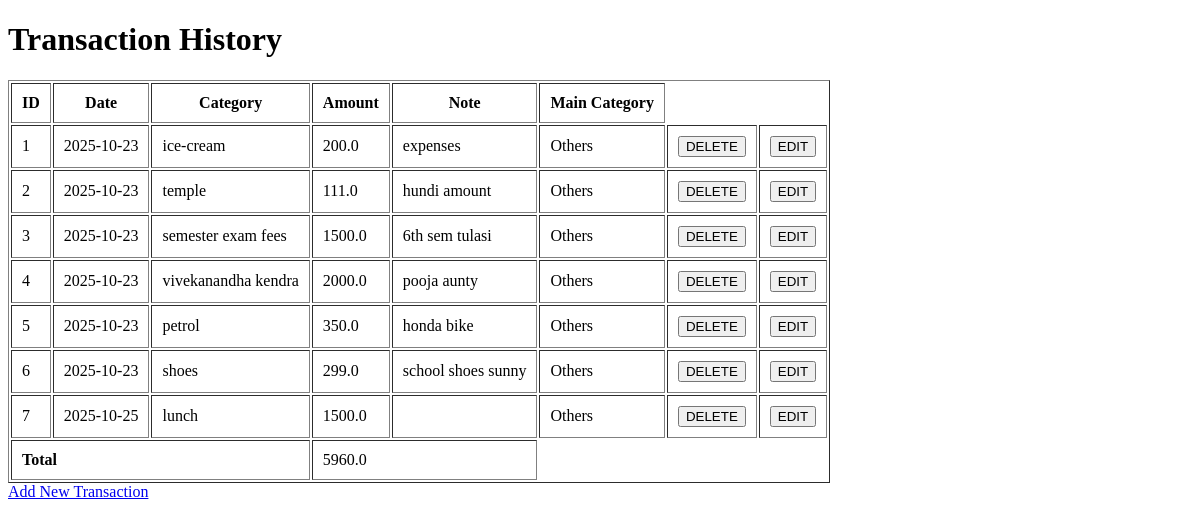
Before: /history with the older database file.
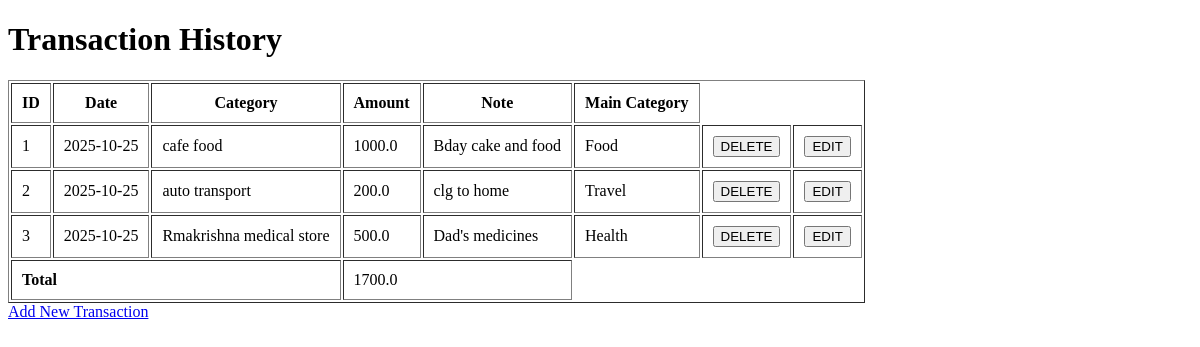
After: the same page with the newer database file.
### tables this page shows
CREATE TABLE transactions (
    id INTEGER PRIMARY KEY AUTOINCREMENT,
    date TEXT NOT NULL,
    category TEXT NOT NULL,
    amount REAL NOT NULL,
    note TEXT
, main_category TEXT);

### app.py (the view)
@app.route('/history')
def history():
    conn = sqlite3.connect('database.db')
    cursor = conn.cursor()
    cursor.execute("SELECT * FROM transactions ORDER by id")
    transactions = cursor.fetchall()
    total_amount = sum([t[3] for t in transactions])  # t[3] is the 'amount' column
    conn.close()
    return render_template('history.html',transactions = transactions, total_amount= total_amount)

### templates/history.html (shortened to what this page needs)
<!DOCTYPE html>
<html lang="en">
<head>
</head>
<body>
    <h1>Transaction History</h1>
    <table border="1" cellpadding="10">
        <tr>
            <th>ID</th>
            <th>Date</th>
            <th>Category</th>
            <th>Amount</th>
            <th>Note</th>
            <th>Main Category</th>
        </tr>
        {% for t in transactions %}
        <tr>
            <td>{{ loop.index }}</td>
            <td>{{ t[1] }}</td>
            <td>{{ t[2] }}</td>
            <td>{{ t[3] }}</td>
            <td>{{ t[4] }}</td>
            <td>{{t[5]}}</td>
            <td>
                <form action="/delete_transaction/{{ t[0] }}" method="post" style="display:inline;">
                    <button type="submit">DELETE</button>
                </form>
            </td>
            <td>
                <form action="/edit/{{ t[0] }}" method="get" style="display:inline;">
                    <button type="submit">EDIT</button>
                </form>
            </td>
        </tr>
        {% endfor %}
        <tr>
            <td colspan="3"><strong>Total</strong></td>
            <td colspan="2">{{ total_amount }}</td>
        </tr>
    </table>
    <a href="/">Add New Transaction</a>
</body>
</html>

Changed rows visible on the page:
removed transactions: date "2025-10-23", category "ice-cream", amount "200.0", note "expenses", main_category "Others"
removed transactions: date "2025-10-23", category "temple", amount "111.0", note "hundi amount", main_category "Others"
removed transactions: date "2025-10-23", category "semester exam fees", amount "1500.0", note "6th sem tulasi", main_category "Others"
removed transactions: date "2025-10-23", category "vivekanandha kendra", amount "2000.0", note "pooja aunty", main_category "Others"
removed transactions: date "2025-10-23", category "petrol", amount "350.0", note "honda bike", main_category "Others"
removed transactions: date "2025-10-23", category "shoes", amount "299.0", note "school shoes sunny", main_category "Others"
removed transactions: date "2025-10-25", category "lunch", amount "1500.0", main_category "Others"
added transactions: date "2025-10-25", category "cafe food", amount "1000.0", note "Bday cake and food", main_category "Food"
added transactions: date "2025-10-25", category "auto transport", amount "200.0", note "clg to home", main_category "Travel"
added transactions: date "2025-10-25", category "Rmakrishna medical store", amount "500.0", note "Dad's medicines", main_category "Health"
Other visible differences:
{{ total_amount }}: "5960.0" → "1700.0"
